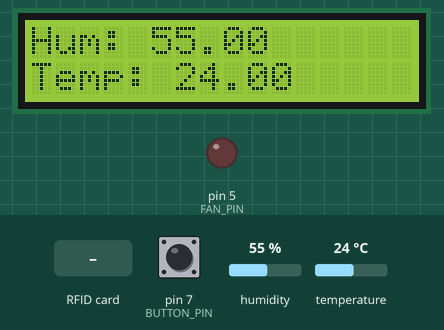
The program below on a simulated Arduino Uno, built with avr-gcc and run on an emulated ATmega328P. On the bench: 16×2 character LCD, output pins drawn as LEDs (lit = HIGH). The inputs (shaded band) are chosen by the test bench; at power-on: pin 7 (BUTTON_PIN) LOW, humidity 55 %, temperature 24 °C. Pins used as bus, display or sensor lines are not drawn.

Above: at 1.3 s.
1.4 s: pin 7 (BUTTON_PIN) pulled HIGH for 0.3 s
At 2.3 s:
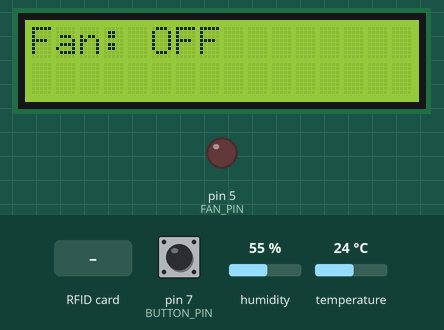
3.5 s: humidity set to 59 %
5.6 s: humidity set to 62 %
At 7.5 s:
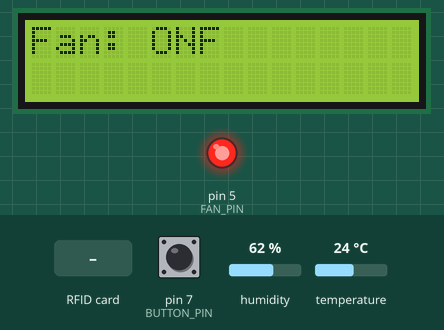
8.0 s: pin 7 (BUTTON_PIN) pulled HIGH for 1 s
At 10.4 s:
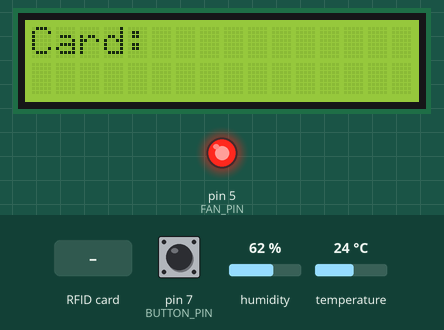
10.7 s: RFID card 5E 7A 19 C4 held to the reader
At 12.1 s:
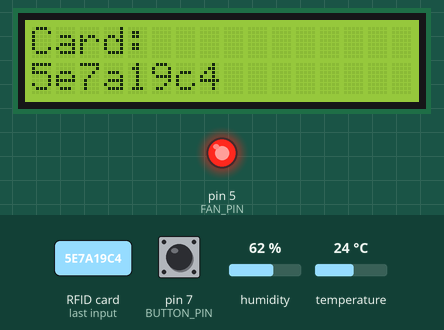
12.4 s: pin 7 (BUTTON_PIN) pulled HIGH for 0.3 s
At 13.7 s:
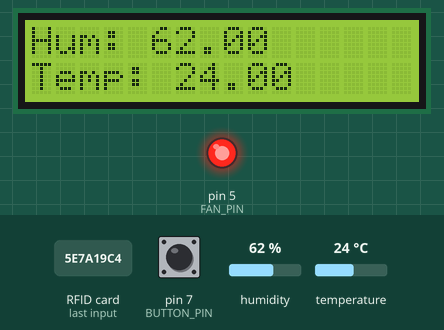
Timing chart, 0 to 15.4 s (numbered marks = the images above; inputs shaded):
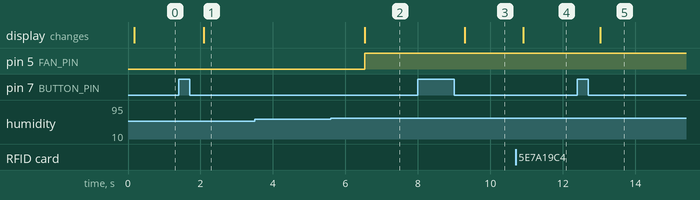

The program:

main.cpp
```cpp
//Started 2026-02-01
#include "Humidity.h"
#include "Fan.h"
#include "RFID.h"
#include "UI.h"

Humidity humidity;
Fan fan;
RFID rfid;
UI ui;

void setup() {
  humidity.begin();
  fan.begin();
  rfid.begin();
  ui.begin();
}

void loop() {
  ui.updateButton();

  float h = humidity.getHumidity();
  float t = humidity.getTemperature();

  rfid.update();
  fan.update(h);

  ui.display(h, t, fan.isOn(), rfid.getLastCard());

  delay(200);
}
```

fan.cpp
```cpp
#include "Fan.h"
#include <Arduino.h>

#define FAN_PIN 5

void Fan::begin() {
  pinMode(FAN_PIN, OUTPUT);
}

void Fan::update(float humidity) {
  if (isnan(humidity)) return;

  state = humidity > threshold;
  digitalWrite(FAN_PIN, state ? HIGH : LOW);
}

bool Fan::isOn() {
  return state;
}
```

fan.h
```cpp
#ifndef FAN_H
#define FAN_H

class Fan {
  public:
    void begin();
    void update(float humidity);
    bool isOn();

  private:
    float threshold = 60.0;
    bool state = false;
};

#endif
```

humidity.cpp
```cpp
#include "Humidity.h"
#include <DHT.h>

#define DHTPIN 2
#define DHTTYPE DHT22

DHT dht(DHTPIN, DHTTYPE);

void Humidity::begin() {
  dht.begin();
}

float Humidity::getHumidity() {
  return dht.readHumidity();
}

float Humidity::getTemperature() {
  return dht.readTemperature();
}
```

humidity.h
```cpp
#ifndef HUMIDITY_H
#define HUMIDITY_H

class Humidity {
  public:
    void begin();
    float getHumidity();
    float getTemperature();
};

#endif
```

rfid.cpp
```cpp
#include "RFID.h"
#include <SPI.h>
#include <MFRC522.h>

#define SS_PIN 10
#define RST_PIN 9

MFRC522 mfrc522(SS_PIN, RST_PIN);

void RFID::begin() {
  SPI.begin();
  mfrc522.PCD_Init();
}

void RFID::update() {
  if (!mfrc522.PICC_IsNewCardPresent()) return;
  if (!mfrc522.PICC_ReadCardSerial()) return;

  String uidStr = "";
  for (byte i = 0; i < mfrc522.uid.size; i++) {
    uint8_t val = mfrc522.uid.uidByte[i];
    if (val < 0x10) uidStr += "0";
    uidStr += String(val, HEX);
  }
  uidStr.toLowerCase();

  lastCard = uidStr;
}

String RFID::getLastCard() {
  return lastCard;
}
```

rfid.h
```cpp
#ifndef RFID_H
#define RFID_H

#include <Arduino.h>

class RFID {
  public:
    void begin();
    void update();
    String getLastCard();

  private:
    String lastCard = "";
};

#endif
```

ui.cpp
```cpp
#include "UI.h"
#include <LiquidCrystal_I2C.h>

#define BUTTON_PIN 7

LiquidCrystal_I2C lcd(0x27, 16, 2);

void UI::begin() {
  pinMode(BUTTON_PIN, INPUT);
  lcd.init();
  lcd.backlight();
}

void UI::updateButton() {
  bool currentState = digitalRead(BUTTON_PIN);

  if (lastButtonState == HIGH && currentState == LOW) {
    currentPage++;
    if (currentPage > 2) currentPage = 0;
    delay(200);
  }

  lastButtonState = currentState;
}

void UI::display(float humidity, float temperature, bool fanOn, String card) {
  if (currentPage != lastPage) {
    lcd.clear();
    lastPage = currentPage;
  }

  lcd.setCursor(0, 0);

  switch (currentPage) {
    case 0:
      lcd.print("Hum: "); lcd.print(humidity);
      lcd.setCursor(0,1);
      lcd.print("Temp: "); lcd.print(temperature);
      break;

    case 1:
      lcd.print("Fan: ");
      lcd.print(fanOn ? "ON" : "OFF");
      break;

    case 2:
      lcd.print("Card:");
      lcd.setCursor(0,1);
      lcd.print(card);
      break;
  }
}
```

ui.h
```cpp
#ifndef UI_H
#define UI_H

#include <Arduino.h>

class UI {
  public:
    void begin();
    void updateButton();
    void display(float humidity, float temperature, bool fanOn, String card);

  private:
    int currentPage = 0;
    int lastPage = -1;
    bool lastButtonState = LOW;
};

#endif
```

Measured:
- the behaviour switches between 60 and 61 % on humidity (found by bisection; images 1 and 2)
- after the input at 1.4 s, the display: changes after 0.69 s (image 1)
- after the input at 3.5 s, every drawn part: stays the same
- after the input at 5.6 s, pin 5 (FAN_PIN): LOW → HIGH after 0.93 s; the display: changes after 0.94 s (image 2)
- after the input at 8.0 s, the display: changes after 1.3 s (image 3)
- after the input at 10.7 s, the display: changes after 0.21 s (image 4)
- after the input at 12.4 s, the display: changes after 0.64 s (image 5)
